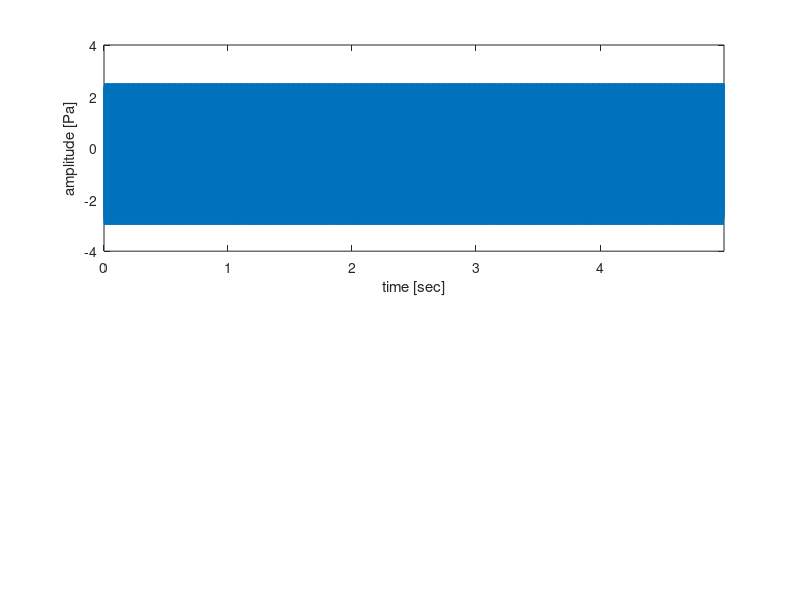

This chart was generated by the following MATLAB code: (Note: this script raises an error after producing the figure.)
%% START

%% Initialization
close all;
clc;
clear;

%% File name
filename = 'psd_cos';

%% Make time array
fs = 44.1e3;
T = 5;
t = 0 : 1/fs : T-1/fs;

%% Make sound wave
y = 1/2 * cos(2*pi*2e3*t -pi/4) + 3/2 *cos(2*pi*10e3*t +pi/3) + cos(2*pi*15e3*t);

%% Make limit of plot and Font size
lim = { [-4 4] , [-325 50] };
setting_fontsize = 18;

%% Calc fft
Y = fft(y);
L = length(Y);

%% Get Single-Sided Spectrum
z = Y/L;
h_z = z(1:L/2+1);
h_z(2:end-1) = 2*h_z(2:end-1);

%% Get amplitude
amplitude = abs(h_z);

%% Get Power
power = amplitude.*amplitude;

%% Make frequency array
f = linspace(0,fs/2,length(power));

%% Get power density
power_density = power / f(2) - f(1);

%% Make figure
figure('position', [0, 0, 600*16/9, 600]);

%% Time domain plot
subplot(2,1,1);
plot(t,y);
ylabel('amplitude [Pa]');
xlabel('time [sec]');
xlim([t(1) t(end)]);
ylim(lim{1});
ax = gca;
ax.FontSize = setting_fontsize;

%% Amplitude plot
subplot(2,1,2);
plot(f/1e3,10*log10(power_density));
ylabel('power density [dB/Hz]');
xlabel('frequency [kHz]');
xlim([f(1)/1e3 f(end)/1e3]);
ylim(lim{2});
ax = gca;
ax.FontSize = setting_fontsize;

%% Save as png
fig = gcf;
exportgraphics(fig, [ '../img/' filename '.png' ] , 'Resolution', 500);

%% END
